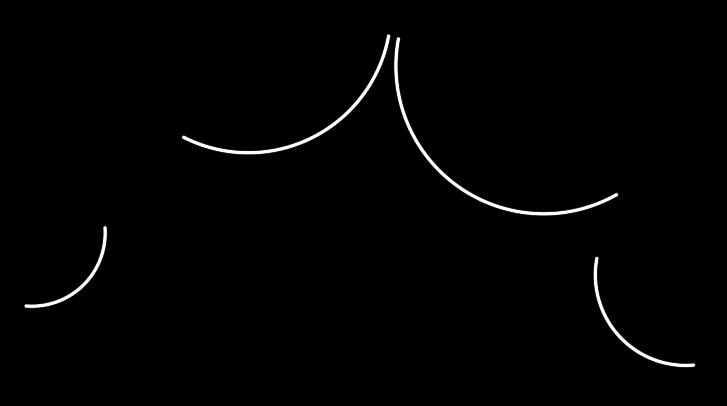
#> input picture code/visual/lidar/RPLIDAR-A1M8/Lidar_Nano/Test_Image/2.png, 727 x 406 px
$ python '拟合圆测试.py'
#> lines starting #> are read from the running program, lines starting #| are printed output that depends on the picture; after the words box and inside, x2 and y2 are one past the last pixel; in counts of white or black regions, pixels touching at a corner belong together
import cv2
import numpy as np
import time
img_xsize = 500
img_ysize = 500


# 测试用图像获取(输出二值图）
def Std_ImageRead():
    img = cv2.imread("Test_Image/2.png", 0)
    if img is None:
        print('Unable to read: ')
        exit(0)
    img_std = cv2.resize(img.copy(), (img_xsize, img_ysize))  # 先固定画幅大小
    _, img_bi = cv2.threshold(img_std, 70, 255, cv2.THRESH_BINARY)
    return img_bi


def Norm_ImageRead():
    img = cv2.imread("Test_Image/2.png", 0)
#> img is the input picture: shape (406, 727); min 0, max 255, mean 2.7
    if img is None:
        print('Unable to read: ')
        exit(0)
    _, img_bi = cv2.threshold(img, 70, 255, cv2.THRESH_BINARY)
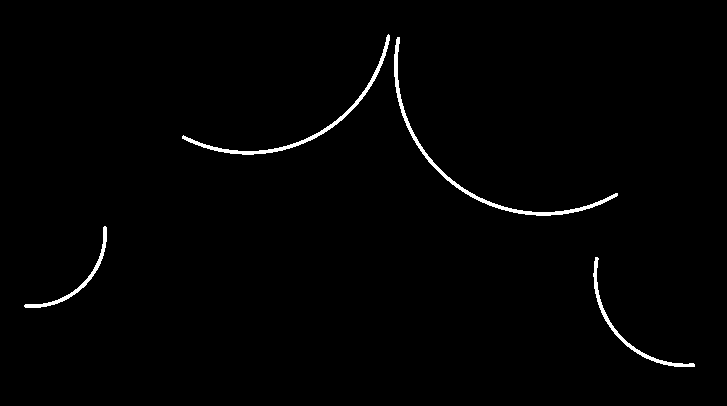
#> img_bi: shape (406, 727); 1.1% white; 4 white regions
    return img_bi


def Circle_Match(cnt):
    perimeter = cv2.arcLength(cnt, False)


# 返回图中圆的坐标值及半径（用于单片机判断到底要取哪个位置的圆盘）。
def FindCircle(img_bi, r_need):  # 二值化图和灰度图本质上是一致的，他们都是单通道的，除了取值范围差异，其它没有。二值化图可看做灰度图的一种。
    err = 10  # 半径波动的可接受范围
    # 霍夫圈变换（输入单通道图像）
    circles = cv2.HoughCircles(img_bi, cv2.HOUGH_GRADIENT, 1, minDist=100, param1=50, param2=30, minRadius=0, maxRadius=0)
    if circles is None:
        return None, None, None
    else:
        circles = np.uint16(np.around(circles))
        for i in circles[0, :]:
            if r_need - err < i[2] < r_need + err:
                return i[0], i[1], i[2]  # 找到了正确的圆盘，返回它的x，y坐标以及半径r
        return None, None, None


if __name__ == '__main__':
    t = time.time()
    image = Norm_ImageRead()
    cv2.imshow('1', image)
    cv2.waitKey(0) & 0xff
    cnts, hierarchy = cv2.findContours(image.copy(), cv2.RETR_LIST, cv2.CHAIN_APPROX_SIMPLE)  # LIST模式更加稳定！
#> cnts = 4 contours; box (x1, y1, x2, y2) and area: (394, 37, 618, 216) 948, (182, 34, 390, 155) 756, (593, 257, 695, 367) 469, (24, 226, 107, 308) 372
    for cnt in cnts:
        (x, y), radius = cv2.minEnclosingCircle(cnt)
        x, y, radius = int(x), int(y), int(radius)
        image = cv2.circle(image, (x, y), radius, (255, 255, 255), 3)
#> this loop made 4 passes
#> (x, y, radius) on passes 1 to 4: (644, 311, 73), (65, 266, 56), (507, 116, 135), (285, 86, 115)
#> pass 1, `image = cv2.circle(image, (x, y), radius, (255, 255, 255), 3)`:
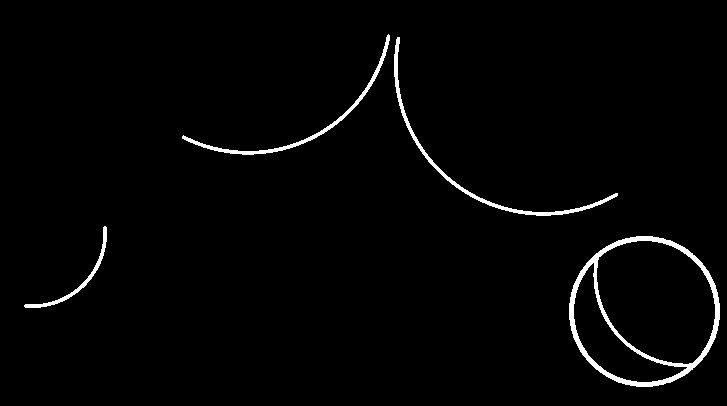
#> image: shape (406, 727); 1.9% white; 4 white regions, box (x1, y1, x2, y2) and area: (569, 236, 720, 387) 2898, (394, 37, 618, 216) 1262, (182, 34, 390, 155) 1001, (24, 226, 107, 308) 491
#> pass 2, `image = cv2.circle(image, (x, y), radius, (255, 255, 255), 3)`:
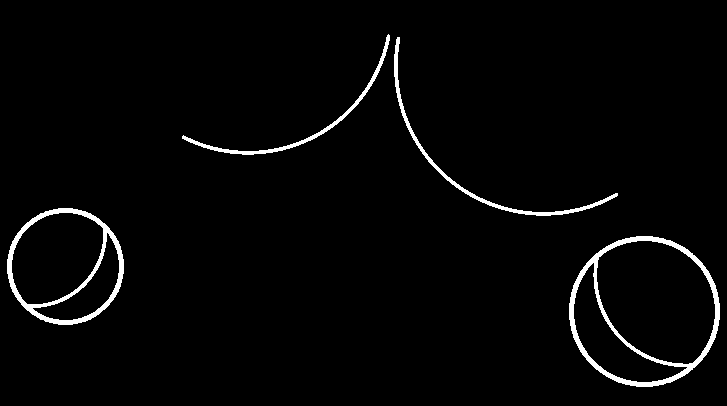
#> image: shape (406, 727); 2.5% white; 4 white regions, box (x1, y1, x2, y2) and area: (569, 236, 720, 387) 2898, (7, 208, 124, 325) 2191, (394, 37, 618, 216) 1262, (182, 34, 390, 155) 1001
#> pass 3, `image = cv2.circle(image, (x, y), radius, (255, 255, 255), 3)`:
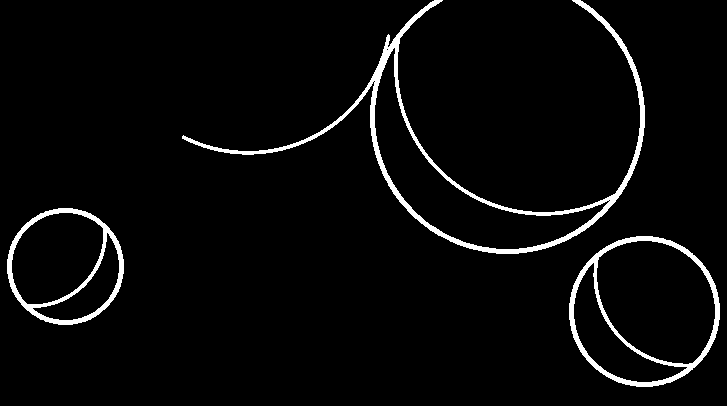
#> image: shape (406, 727); 3.7% white; 3 white regions, box (x1, y1, x2, y2) and area: (182, 0, 645, 254) 5733, (569, 236, 720, 387) 2898, (7, 208, 124, 325) 2191
#> after the loop:
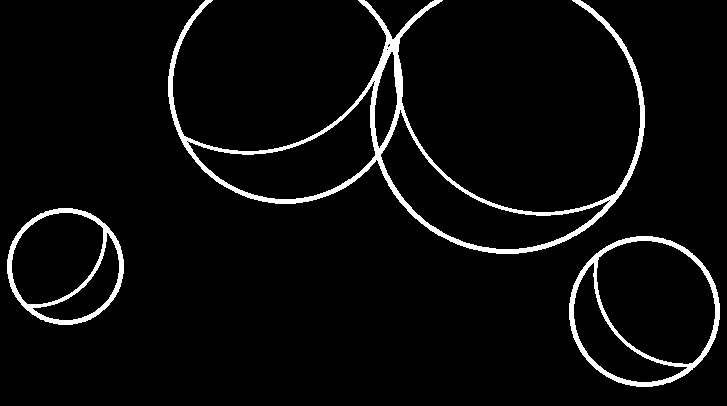
#> image: shape (406, 727); 4.5% white; 3 white regions, box (x1, y1, x2, y2) and area: (168, 0, 645, 254) 8212, (569, 236, 720, 387) 2898, (7, 208, 124, 325) 2191
    cv2.imshow('2', image)
    cv2.waitKey(0) & 0xff
